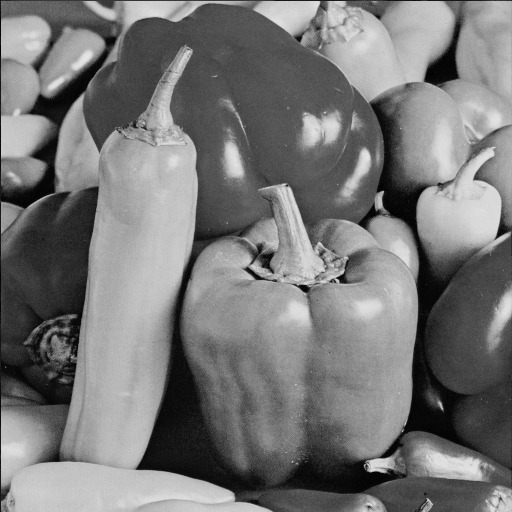
#> input picture data/peppersgrey.jpg, 512 x 512 px, found by its file name
$ python rotate.py
#> lines starting #> are read from the running program, lines starting #| are printed output that depends on the picture
"""
Created on Wed Dec  4 18:12:14 2019

@author: utkarsh
"""

import numpy as np
import matplotlib.pyplot as plt
import cv2

img = cv2.imread('.data/peppersgrey.jpg')
#> img is the input picture: shape (512, 512, 3); min 0, max 231, mean 119.3
img = img[:,:,0]
#> img: shape (512, 512)
img2=np.zeros((np.shape(img)[0]+1,np.shape(img)[1]+1))
img2[1:np.shape(img)[0]+1,1:np.shape(img)[1]+1] = img
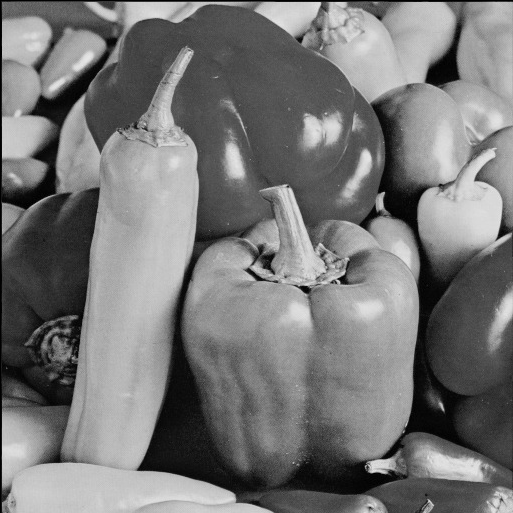
#> img2: shape (513, 513) float64; min 0, max 231, mean 118.9


s_row=img.shape[0]
#> s_row = 512
s_col=img.shape[1]
#> s_col = 512

s_row = int(s_row)  //2
#> s_row = 256
s_col = int(s_col)  //2
#> s_col = 256

x, y = np.mgrid[-s_row:s_row+1, -s_col:s_col+1]

# Rotate Image by angle(degrees) specified by theta.
theta=50
theta=theta*np.pi/180


x_new=((np.cos(theta)*(x))-(np.sin(theta)*(y)))
y_new=((np.sin(theta)*(x))+(np.cos(theta)*(y)))

x_new=np.asarray(x_new,np.int64)
y_new=np.asarray(y_new,np.int64)

x_new=x_new+x_new.max()
y_new=y_new+y_new.max()

empty=np.zeros((x_new.max()+1,y_new.max()+1))

for i in range(513):
    for j in range(513):
        empty[x_new[i,j],y_new[i,j]]=img2[i,j]
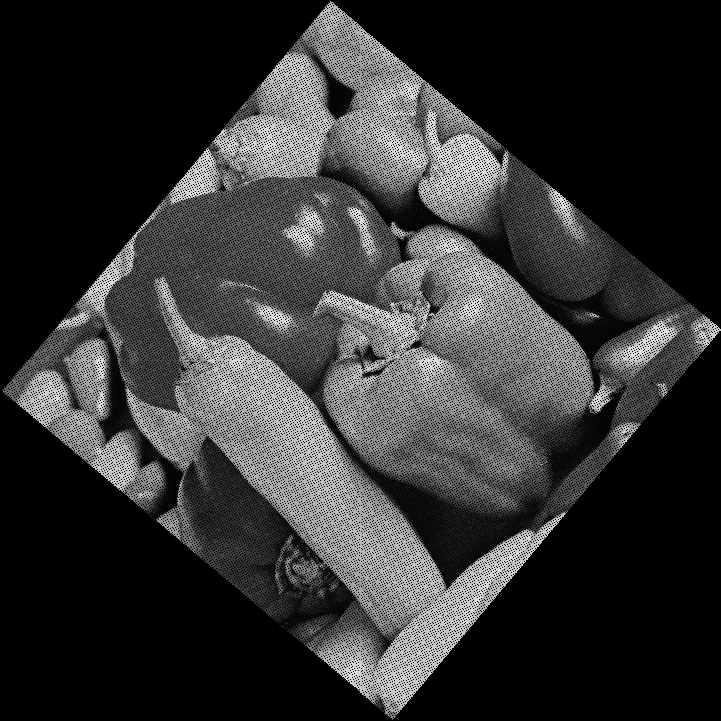
#> empty: shape (721, 721) float64; min 0, max 231, mean 49.9

def bilinear(new_img):
    N = new_img.shape[0]
#> N = 721
    out_img = np.zeros([N,N])

    for i in range(N):
        for j in range(N-1):
            if(new_img[i,j] == 0):
                new_img[i,j] = 0.5*(new_img[i,j-1]+new_img[i,j+1])
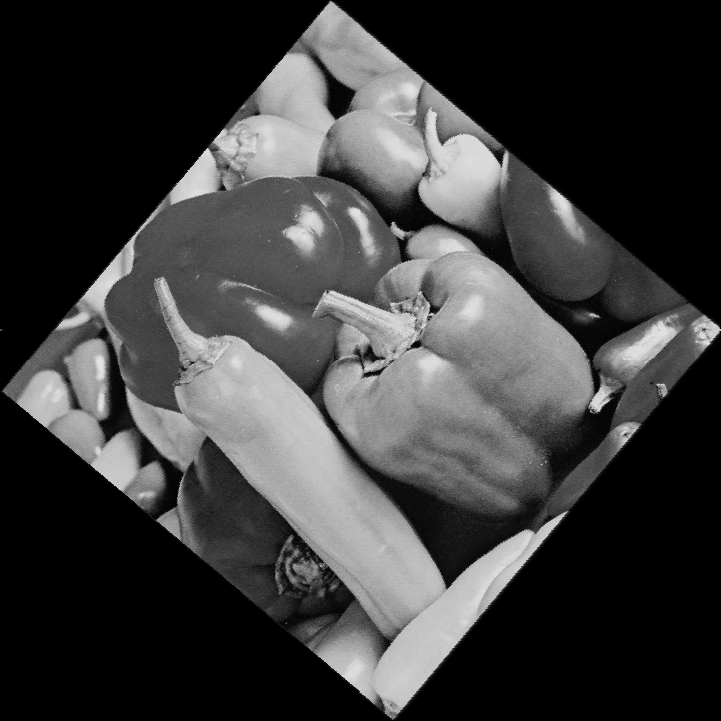
#> new_img: shape (721, 721) float64; min 0, max 231, mean 60

    for i in range(N):
        for j in range(N-1):
            if(new_img[j,i] == 0):
                out_img[j,i] = 0.5*(new_img[j-1,i] + new_img[j+1,i])
            else:
                out_img[j,i] = new_img[j,i]
    return out_img

a=bilinear(empty)

plt.imshow(a,cmap='gray')
